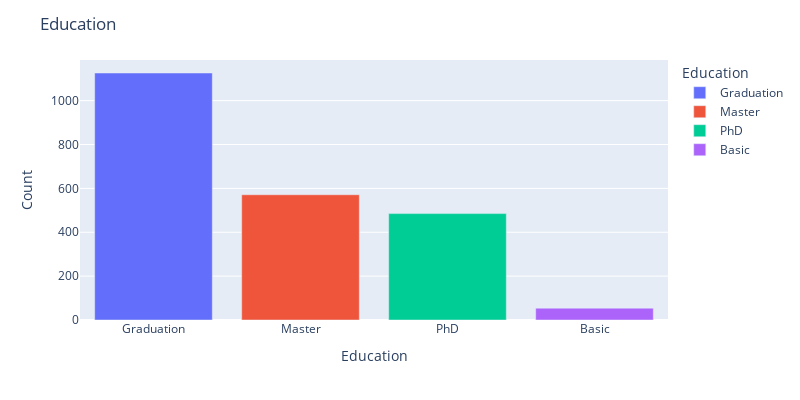

Notebook code for this chart:
### Code cell
# On range dans 4 catégorie la 5ème (2n Cycle) pour en avoir que 4 
df['Education'] = np.where(df['Education'] == '2n Cycle', 'Master', df['Education'])

#Simplification de la colonne education
#On commence par créer un DataFrame pour compter les valeur uniques de la colonne Education
education_datafram = pd.DataFrame(df['Education'].value_counts()).reset_index()
education_datafram.columns = ['Education', 'Count']

fig = px.bar(education_datafram,
            x='Education',
            y='Count',
            color='Education')
fig.update_layout(width=800, height=400, title='Education ')
fig.show()

### Figure 1 — Plotly figure (JSON) as saved in the notebook; plotly's stock layout.template omitted (floating-point values rounded to 4 significant figures)
{"data": [{"alignmentgroup": "True", "hovertemplate": "Education=%{x}<br>Count=%{y}<extra></extra>", "legendgroup": "Graduation", "marker": {"color": "#636efa", "pattern": {"shape": ""}}, "name": "Graduation", "offsetgroup": "Graduation", "orientation": "v", "showlegend": true, "textposition": "auto", "type": "bar", "x": ["Graduation"], "xaxis": "x", "y": [1126], "yaxis": "y"}, {"alignmentgroup": "True", "hovertemplate": "Education=%{x}<br>Count=%{y}<extra></extra>", "legendgroup": "Master", "marker": {"color": "#EF553B", "pattern": {"shape": ""}}, "name": "Master", "offsetgroup": "Master", "orientation": "v", "showlegend": true, "textposition": "auto", "type": "bar", "x": ["Master"], "xaxis": "x", "y": [571], "yaxis": "y"}, {"alignmentgroup": "True", "hovertemplate": "Education=%{x}<br>Count=%{y}<extra></extra>", "legendgroup": "PhD", "marker": {"color": "#00cc96", "pattern": {"shape": ""}}, "name": "PhD", "offsetgroup": "PhD", "orientation": "v", "showlegend": true, "textposition": "auto", "type": "bar", "x": ["PhD"], "xaxis": "x", "y": [485], "yaxis": "y"}, {"alignmentgroup": "True", "hovertemplate": "Education=%{x}<br>Count=%{y}<extra></extra>", "legendgroup": "Basic", "marker": {"color": "#ab63fa", "pattern": {"shape": ""}}, "name": "Basic", "offsetgroup": "Basic", "orientation": "v", "showlegend": true, "textposition": "auto", "type": "bar", "x": ["Basic"], "xaxis": "x", "y": [54], "yaxis": "y"}], "layout": {"barmode": "relative", "height": 400, "legend": {"title": {"text": "Education"}, "tracegroupgap": 0}, "margin": {"t": 60}, "title": {"text": "Education "}, "width": 800, "xaxis": {"anchor": "y", "categoryarray": ["Graduation", "Master", "PhD", "Basic"], "categoryorder": "array", "domain": [0, 1], "title": {"text": "Education"}}, "yaxis": {"anchor": "x", "domain": [0, 1], "title": {"text": "Count"}}}}
